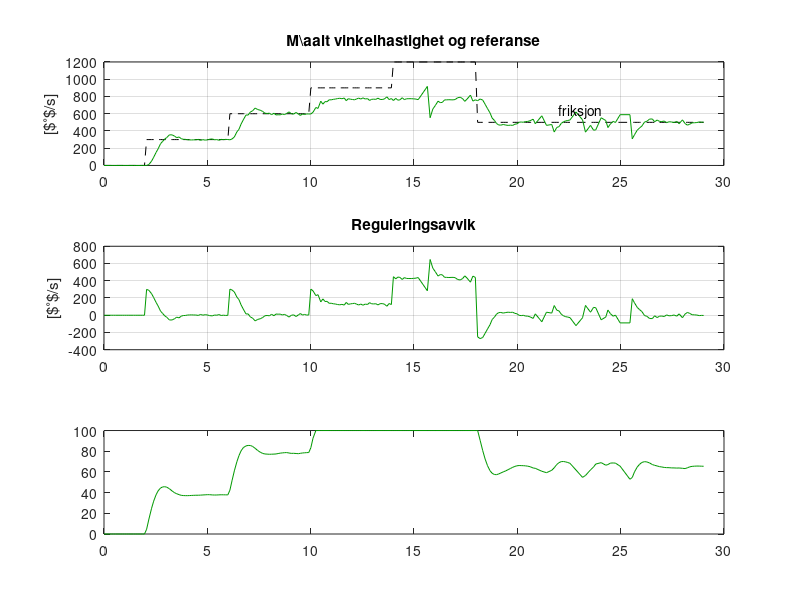

MATLAB code to generate this figure: (Note: this script raises an error after producing the figure.)

% Fil for å lage figur som sammenligner resultat.
%   a) I utgangspunktet er linje 3 og 4 kommentert 
%   b) Kjør først linje 1 og 2
%   c) Kommenter deretter ut linje 1 og 2, kjør linje 3
%   d) Kommenter deretter ut linje 3, kjør linje 4

%clear;close all                           % linje 1
%load('P04_Ki_XY.mat');farge = 'b';        % linje 2, liten Ki
% load('P04_Ki_YZ.mat');farge = 'r';        % linje 3, litt større Ki
% load('P04_Ki_ZX.mat');farge = [0 0.6 0];  % linje 4, størst Ki

%clear;close all
%load('P04_Ki_001.mat');farge = 'g';
%load('P04_Ki_004.mat');farge = 'b';
%load('P04_Ki_005.mat');farge = 'r';
load('P04_Ki_006.mat');farge = [0 0.6 0];

% Åpne figure nummer 1
figure(1)
set(gcf,'outerposition',[ 569   241   545   738])

subplot(3,1,1)
plot(t,r,'k--');
hold on
plot(t,y,'-','color',farge);
text(22,630,'friksjon')
grid on
ylabel('[$^{\circ}$/s]')
title('M{\aa}lt vinkelhastighet og referanse')

subplot(3,1,2)
plot(t,e,'-','color',farge);
hold on
grid on
title('Reguleringsavvik')
ylabel('[$^{\circ}$/s]')

subplot(3,1,3)
plot(t,u_A,'-','color',farge);
hold on
yline(100, 'k:','linewidth',2,'HandleVisibility','off')
yline(-100, 'k:','linewidth',2,'HandleVisibility','off')
grid on
title('I-bidraget')
xlabel('Tid [sek]')
%legend('$K_i=..$', '$K_i=..$', '$K_i=..$')
legend('$K_i=0.1$', '$K_i=0.2$', '$K_i=0.3$')
